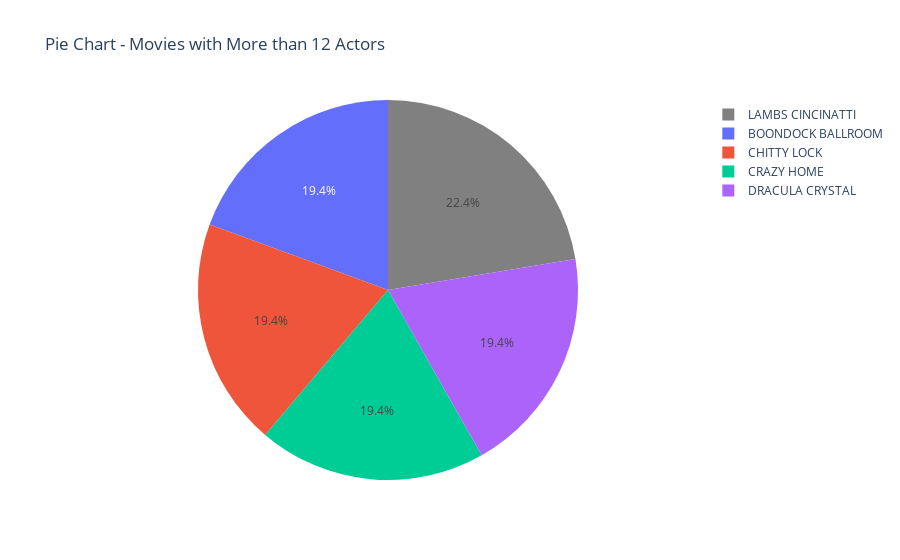

Notebook code cell kept with this figure:
### Code cell
# Visualize Data
from plotly.offline import init_notebook_mode,iplot
import plotly.graph_objects as go
import plotly.graph_objects as go


labels=['LAMBS CINCINATTI','BOONDOCK BALLROOM','CHITTY LOCK','CRAZY HOME','DRACULA CRYSTAL' ]
values=[15,13,13,13,13]

trace=go.Pie(labels=labels,values=values, marker=dict(colors=['grey']),hoverinfo="value")
data = [trace]
layout = go.Layout(title="Pie Chart - Movies with More than 12 Actors")
fig = go.Figure(data = data,layout = layout)

iplot(fig)

### Figure 1 — Plotly figure (JSON) as saved in the notebook; plotly's stock layout.template omitted (floating-point values rounded to 4 significant figures)
{"data": [{"hoverinfo": "value", "labels": ["LAMBS CINCINATTI", "BOONDOCK BALLROOM", "CHITTY LOCK", "CRAZY HOME", "DRACULA CRYSTAL"], "marker": {"colors": ["grey"]}, "type": "pie", "values": [15, 13, 13, 13, 13]}], "layout": {"title": {"text": "Pie Chart - Movies with More than 12 Actors"}}}
